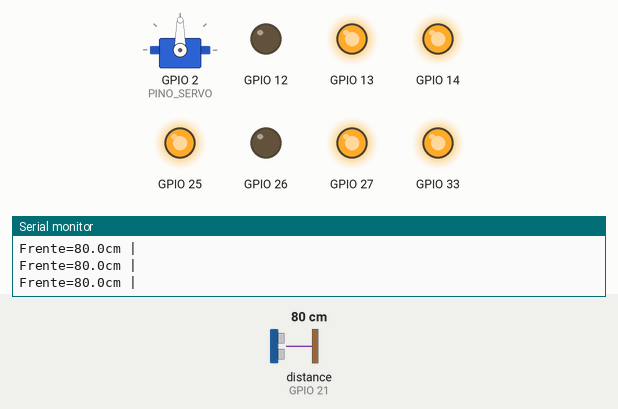
This sketch was run on a simulated ESP32. Shown: servo, output pins drawn as LEDs (lit = HIGH), the last lines printed to the serial monitor. Wiring (inferred from the names in the program): ultrasonic range finder: trigger GPIO 19; echo GPIO 21. Dashed ring = blinking. Inputs (shaded band) come from the test bench; at power-on: distance to the obstacle (sensor on GPIO 21) 80 cm. The echo pulse lasts 58.3 µs per cm; pins used as bus, display or sensor lines are not drawn.

Above: at 4.5 s.
4.6 s: distance to the obstacle (sensor on GPIO 21) set to 28 cm
7.0 s: distance to the obstacle (sensor on GPIO 21) set to 21 cm
At 9.3 s:
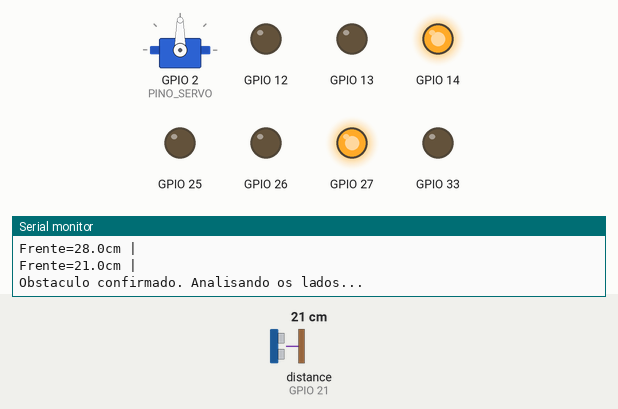
10.0 s: distance to the obstacle (sensor on GPIO 21) set to 12 cm
13.0 s: distance to the obstacle (sensor on GPIO 21) set to 9 cm
At 13.21 s:
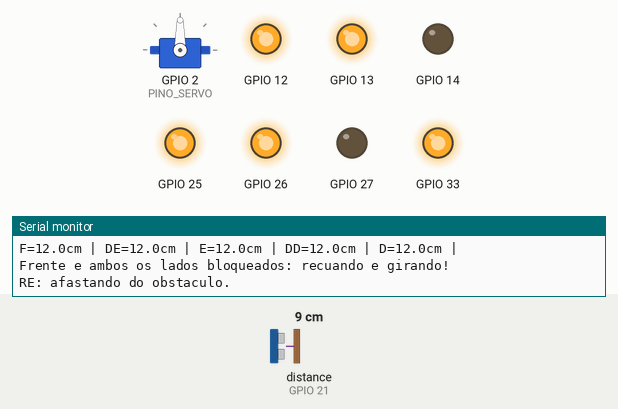
16.0 s: distance to the obstacle (sensor on GPIO 21) set to 18 cm
At 18.9 s:
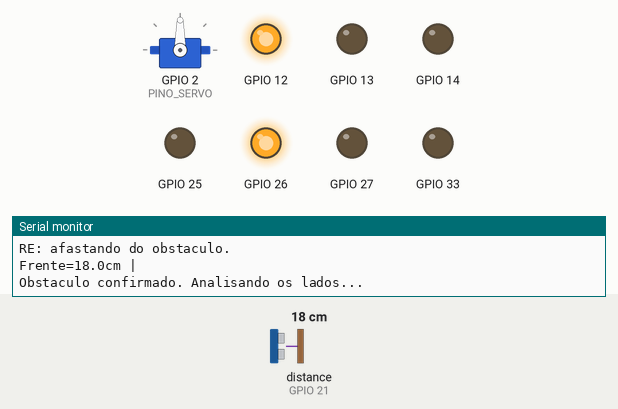
19.0 s: distance to the obstacle (sensor on GPIO 21) set to 2 cm
At 21.78 s:
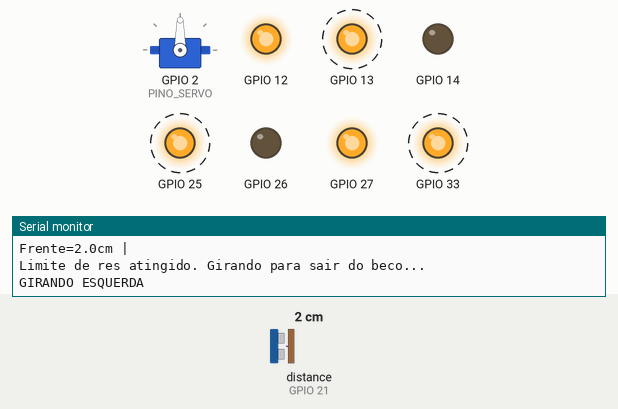
Timing chart, 0 to 23.0 s (numbered marks = the images above; inputs shaded):
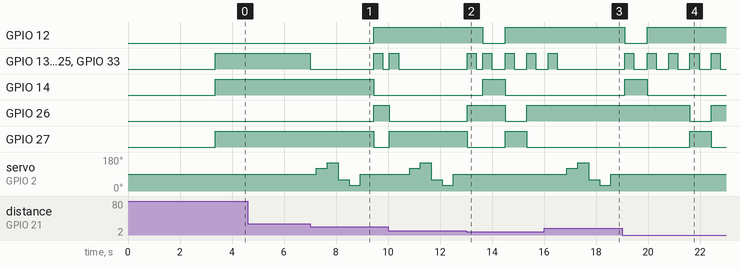

Measured:
- the behaviour switches between 25 and 24 cm on distance to the obstacle (sensor on GPIO 21) (found by bisection; images 0 and 1)
- the behaviour switches between 11 and 10 cm on distance to the obstacle (sensor on GPIO 21) (found by bisection; images 1 and 2)
- after the input at 7.0 s, GPIO 12, GPIO 26: LOW → HIGH after 2.5 s; GPIO 13, GPIO 25, GPIO 33: HIGH → LOW at once, → HIGH 2.4 s later, → LOW 0.35 s later; GPIO 14, GPIO 27: HIGH → LOW after 2.5 s; servo on GPIO 2 (PINO_SERVO): 90° → 120° after 0.24 s, → 150° 0.42 s later, → 60° 0.42 s later, → 30° 0.42 s later, … (5 changes in this stretch)
- after the input at 13.0 s, servo on GPIO 2 (PINO_SERVO): stays 90° (without the input it goes to 120° after 1.4 s)
- after the input at 16.0 s, GPIO 12: stays HIGH (without the input it goes to LOW after 0.98 s); GPIO 13: goes on until 16.5 s, then stays LOW
- after the input at 19.0 s, GPIO 26: HIGH → LOW after 2.6 s instead of 3.7 s; GPIO 27: LOW → HIGH after 2.6 s instead of 3.7 s; servo on GPIO 2 (PINO_SERVO): stops changing and stays 90°

The sketch:

megatron.ino
```cpp
#include <Arduino.h>

#include "DistanceSensor.h"
#include "MotorController.h"
#include "Navigation.h"
#include "ServoScanner.h"

MotorController motores;
DistanceSensor sensor;
ServoScanner scanner;
Navigation navegacao(motores, sensor, scanner);

void setup() {
  Serial.begin(115200);

  if (!navegacao.begin()) {
    Serial.println("ERRO: servo nao configurado.");
    while (true) {
      delay(1000);
    }
  }

  Serial.println("Robo Explorador pronto!");
  Serial.println("Iniciando em 3 segundos...");
  delay(3000);
}

void loop() {
  navegacao.update();
}
```

DistanceSensor.cpp
```cpp
#include "DistanceSensor.h"

#include <Arduino.h>

#include "Config.h"

namespace {
constexpr unsigned long TRIGGER_INTERVAL_MS = 60;
constexpr unsigned long ECHO_TIMEOUT_US = 30000UL;
constexpr int FILTER_SAMPLES = 3;
}

void DistanceSensor::begin() {
  pinMode(Config::TRIG, OUTPUT);
  pinMode(Config::ECHO, INPUT);
  digitalWrite(Config::TRIG, LOW);
}

float DistanceSensor::readOnce() {
  const unsigned long interval = millis() - lastTriggerMs;
  if (interval < TRIGGER_INTERVAL_MS) {
    delay(TRIGGER_INTERVAL_MS - interval);
  }

  lastTriggerMs = millis();

  digitalWrite(Config::TRIG, LOW);
  delayMicroseconds(2);
  digitalWrite(Config::TRIG, HIGH);
  delayMicroseconds(10);
  digitalWrite(Config::TRIG, LOW);

  const unsigned long pulse = pulseIn(Config::ECHO, HIGH, ECHO_TIMEOUT_US);
  if (pulse == 0) {
    return -1.0f;
  }

  const float distanceCm = pulse * 0.0343f / 2.0f;
  if (distanceCm < 2.0f) {
    return 0.0f;
  }
  if (distanceCm > 400.0f) {
    return -1.0f;
  }

  return distanceCm;
}

float DistanceSensor::readFiltered() {
  float values[FILTER_SAMPLES];
  int validCount = 0;
  int noEchoCount = 0;

  for (int i = 0; i < FILTER_SAMPLES; ++i) {
    const float distanceCm = readOnce();
    if (distanceCm < 0) {
      ++noEchoCount;
    } else {
      values[validCount++] = distanceCm;
    }
  }

  if (noEchoCount >= 2 || validCount == 0) {
    return -1.0f;
  }

  for (int i = 0; i < validCount - 1; ++i) {
    for (int j = i + 1; j < validCount; ++j) {
      if (values[j] < values[i]) {
        const float temporary = values[i];
        values[i] = values[j];
        values[j] = temporary;
      }
    }
  }

  return validCount == 3 ? values[1] : values[0];
}
```

DistanceSensor.h
```cpp
#pragma once

class DistanceSensor {
 public:
  void begin();
  float readOnce();
  float readFiltered();

 private:
  unsigned long lastTriggerMs = 0;
};
```

GridMap.cpp
```cpp
#include "GridMap.h"

#include <Arduino.h>

void GridMap::begin() {
  reset();
}

void GridMap::reset() {
  for (int r = 0; r < TAMANHO; ++r) {
    for (int c = 0; c < TAMANHO; ++c) {
      cells[r][c] = DESCONHECIDO;
    }
  }
  posX = ORIGEM;
  posY = ORIGEM;
  dir = 0;
  markVisited();
}

int GridMap::x() const {
  return posX;
}

int GridMap::y() const {
  return posY;
}

int GridMap::heading() const {
  return dir;
}

int GridMap::headingLeft() const {
  return (dir + 3) % 4;
}

int GridMap::headingRight() const {
  return (dir + 1) % 4;
}

void GridMap::dxdy(int direction, int& dx, int& dy) {
  switch (direction) {
    case 0:
      dx = 0;
      dy = -1;
      break;
    case 1:
      dx = 1;
      dy = 0;
      break;
    case 2:
      dx = 0;
      dy = 1;
      break;
    default:
      dx = -1;
      dy = 0;
      break;
  }
}

bool GridMap::inBounds(int gx, int gy) {
  return gx >= 0 && gx < TAMANHO && gy >= 0 && gy < TAMANHO;
}

char GridMap::headingChar(int direction) {
  switch (direction) {
    case 0:
      return 'N';
    case 1:
      return 'L';
    case 2:
      return 'S';
    default:
      return 'O';
  }
}

void GridMap::markVisited() {
  if (inBounds(posX, posY) && cells[posY][posX] == DESCONHECIDO) {
    cells[posY][posX] = LIVRE;
  }
}

void GridMap::markObstacle(int direction) {
  int dx, dy;
  dxdy(direction, dx, dy);

  const int gx = posX + dx;
  const int gy = posY + dy;

  if (inBounds(gx, gy) && cells[gy][gx] == DESCONHECIDO) {
    cells[gy][gx] = OBSTACULO;
  }
}

void GridMap::stepForward() {
  int dx, dy;
  dxdy(dir, dx, dy);

  posX += dx;
  posY += dy;

  if (!inBounds(posX, posY)) {
    posX -= dx;
    posY -= dy;
    return;
  }

  markVisited();
}

void GridMap::turnLeft() {
  dir = (dir + 3) % 4;
}

void GridMap::turnRight() {
  dir = (dir + 1) % 4;
}

int GridMap::unknownAhead(int direction) const {
  int dx, dy;
  dxdy(direction, dx, dy);

  int count = 0;
  for (int i = 1; i <= ALCANCE_AVALIACAO; ++i) {
    const int gx = posX + dx * i;
    const int gy = posY + dy * i;
    if (!inBounds(gx, gy)) {
      break;
    }
    if (cells[gy][gx] == DESCONHECIDO) {
      ++count;
    }
  }
  return count;
}

int GridMap::visitedCount() const {
  int count = 0;
  for (int r = 0; r < TAMANHO; ++r) {
    for (int c = 0; c < TAMANHO; ++c) {
      if (cells[r][c] == LIVRE) {
        ++count;
      }
    }
  }
  return count;
}

int GridMap::obstacleCount() const {
  int count = 0;
  for (int r = 0; r < TAMANHO; ++r) {
    for (int c = 0; c < TAMANHO; ++c) {
      if (cells[r][c] == OBSTACULO) {
        ++count;
      }
    }
  }
  return count;
}

int GridMap::unknownCount() const {
  int count = 0;
  for (int r = 0; r < TAMANHO; ++r) {
    for (int c = 0; c < TAMANHO; ++c) {
      if (cells[r][c] == DESCONHECIDO) {
        ++count;
      }
    }
  }
  return count;
}

void GridMap::printMap() const {
  Serial.println();
  Serial.println("=========== MAPA ===========");

  for (int r = 0; r < TAMANHO; ++r) {
    for (int c = 0; c < TAMANHO; ++c) {
      if (c == posX && r == posY) {
        Serial.print('R');
        continue;
      }

      switch (cells[r][c]) {
        case LIVRE:
          Serial.print('o');
          break;
        case OBSTACULO:
          Serial.print('#');
          break;
        default:
          Serial.print('.');
          break;
      }
    }
    Serial.println();
  }

  Serial.print("Visitadas=");
  Serial.print(visitedCount());
  Serial.print(" Obstaculos=");
  Serial.print(obstacleCount());
  Serial.print(" Desconhecidas=");
  Serial.print(unknownCount());
  Serial.print(" Posicao=(");
  Serial.print(posX - ORIGEM);
  Serial.print(",");
  Serial.print(ORIGEM - posY);
  Serial.print(") Direcao=");
  Serial.println(headingChar(dir));

  Serial.println("============================");
  Serial.println();
}
```

GridMap.h
```cpp
#pragma once

#include <Arduino.h>

class GridMap {
 public:
  enum Cell : uint8_t { DESCONHECIDO = 0, LIVRE = 1, OBSTACULO = 2 };

  static const int TAMANHO = 21;
  static const int ORIGEM = TAMANHO / 2;
  static const int ALCANCE_AVALIACAO = 3;

  void begin();
  void reset();

  int x() const;
  int y() const;
  int heading() const;
  int headingLeft() const;
  int headingRight() const;

  void stepForward();
  void turnLeft();
  void turnRight();

  void markVisited();
  void markObstacle(int direction);
  int unknownAhead(int direction) const;

  int visitedCount() const;
  int obstacleCount() const;
  int unknownCount() const;
  void printMap() const;

 private:
  int posX = ORIGEM;
  int posY = ORIGEM;
  int dir = 0;

  Cell cells[TAMANHO][TAMANHO];

  static void dxdy(int direction, int& dx, int& dy);
  static bool inBounds(int gx, int gy);
  static char headingChar(int direction);
};
```

MotorController.cpp
```cpp
#include "MotorController.h"

#include <Arduino.h>

#include "Config.h"

void MotorController::begin() {
  pinMode(Config::STBY, OUTPUT);
  pinMode(Config::AIN1, OUTPUT);
  pinMode(Config::AIN2, OUTPUT);
  pinMode(Config::PWMA, OUTPUT);
  pinMode(Config::BIN1, OUTPUT);
  pinMode(Config::BIN2, OUTPUT);
  pinMode(Config::PWMB, OUTPUT);
  stop();
}

void MotorController::stop() {
  digitalWrite(Config::STBY, LOW);
  digitalWrite(Config::PWMA, LOW);
  digitalWrite(Config::PWMB, LOW);
}

void MotorController::move(int motorA, int motorB) {
  digitalWrite(Config::STBY, LOW);

  if (Config::INVERTER_A) {
    motorA = -motorA;
  }
  if (Config::INVERTER_B) {
    motorB = -motorB;
  }

  digitalWrite(Config::AIN1, motorA > 0 ? HIGH : LOW);
  digitalWrite(Config::AIN2, motorA < 0 ? HIGH : LOW);
  digitalWrite(Config::BIN1, motorB > 0 ? HIGH : LOW);
  digitalWrite(Config::BIN2, motorB < 0 ? HIGH : LOW);
  digitalWrite(Config::PWMA, motorA != 0 ? HIGH : LOW);
  digitalWrite(Config::PWMB, motorB != 0 ? HIGH : LOW);
  digitalWrite(Config::STBY, HIGH);
}
```

MotorController.h
```cpp
#pragma once

class MotorController {
 public:
  void begin();
  void stop();
  void move(int motorA, int motorB);
};
```

Navigation.cpp
```cpp
#include "Navigation.h"

#include <Arduino.h>

#include "Config.h"
#include "DistanceSensor.h"
#include "MotorController.h"
#include "ServoScanner.h"

Navigation::Navigation(
    MotorController& motorController,
    DistanceSensor& distanceSensor,
    ServoScanner& servoScanner)
    : motors(motorController), sensor(distanceSensor), scanner(servoScanner) {}

bool Navigation::begin() {
  motors.begin();
  sensor.begin();

  if (!scanner.begin()) {
    return false;
  }

  scanner.position(Config::FRENTE);

  map.begin();
  map.printMap();
  return true;
}

bool Navigation::isFree(float distanceCm) const {
  if (distanceCm < 0) {
    return Config::SEM_ECO_LIVRE;
  }
  return distanceCm > Config::LIMITE_CM;
}

bool Navigation::isBlocked(float distanceCm) const {
  return distanceCm >= 0 && distanceCm <= Config::LIMITE_CM;
}

void Navigation::stop() {
  motors.stop();
  advancing = false;
}

void Navigation::printDistance(const char* label, float distanceCm) {
  Serial.print(label);
  if (distanceCm >= 0) {
    Serial.print(distanceCm, 1);
    Serial.print("cm");
  } else {
    Serial.print("LIVRE (SEM ECO)");
  }
  Serial.print(" | ");
}

bool Navigation::reverse() {
  stop();

  if (reverseAttempts >= Config::MAX_RES_SEGUIDAS) {
    Serial.println("Limite de res atingido. Girando para sair do beco...");
    turn(preferLeft);
    reverseAttempts = 0;
    return true;
  }

  ++reverseAttempts;
  Serial.println("RE: afastando do obstaculo.");
  delay(100);

  motors.move(-1, -1);
  delay(Config::TEMPO_RE_MS);

  stop();
  delay(150);
  return false;
}

void Navigation::turn(bool left) {
  stop();
  Serial.println(left ? "GIRANDO ESQUERDA" : "GIRANDO DIREITA");
  delay(100);

  const int leftMotor = left ? -1 : 1;
  const int rightMotor = -leftMotor;

  if (Config::MOTOR_A_NA_ESQUERDA) {
    motors.move(leftMotor, rightMotor);
  } else {
    motors.move(rightMotor, leftMotor);
  }

  delay(Config::TEMPO_GIRO_MS);
  stop();
  delay(150);

  if (left) {
    map.turnLeft();
  } else {
    map.turnRight();
  }

  preferLeft = !left;
}

void Navigation::analyzeObstacle() {
  stop();
  delay(100);

  float front = sensor.readFiltered();
  if (isFree(front)) {
    Serial.println("Frente liberada.");
    return;
  }

  map.markObstacle(map.heading());

  if (front >= 0 && front <= Config::MUITO_PERTO_CM) {
    reverse();
    return;
  }

  Serial.println("Obstaculo confirmado. Analisando os lados...");

  const float diagonalLeft = scanner.look(Config::DIAGONAL_E, sensor);
  const float left = scanner.look(Config::ESQUERDA, sensor);
  const float diagonalRight = scanner.look(Config::DIAGONAL_D, sensor);
  const float right = scanner.look(Config::DIREITA, sensor);

  scanner.position(Config::FRENTE);
  front = sensor.readFiltered();

  printDistance("F=", front);
  printDistance("DE=", diagonalLeft);
  printDistance("E=", left);
  printDistance("DD=", diagonalRight);
  printDistance("D=", right);
  Serial.println();

  if (isBlocked(left)) {
    map.markObstacle(map.headingLeft());
  }
  if (isBlocked(right)) {
    map.markObstacle(map.headingRight());
  }

  if (isFree(front)) {
    Serial.println("Caminho frontal liberou durante a analise.");
    return;
  }

  if (front >= 0 && front <= Config::MUITO_PERTO_CM) {
    reverse();
    return;
  }

  const bool leftFree = isFree(diagonalLeft) && isFree(left);
  const bool rightFree = isFree(diagonalRight) && isFree(right);

  if (leftFree || rightFree) {
    bool chooseLeft = leftFree;

    if (leftFree && rightFree) {
      const int scoreLeft = map.unknownAhead(map.headingLeft());
      const int scoreRight = map.unknownAhead(map.headingRight());

      if (scoreLeft != scoreRight) {
        chooseLeft = scoreLeft > scoreRight;
      } else {
        const float measuredDiagonalLeft =
            diagonalLeft < 0 ? 999.0f : diagonalLeft;
        const float measuredLeft = left < 0 ? 999.0f : left;
        const float measuredDiagonalRight =
            diagonalRight < 0 ? 999.0f : diagonalRight;
        const float measuredRight = right < 0 ? 999.0f : right;

        const float spaceLeft =
            measuredDiagonalLeft < measuredLeft
                ? measuredDiagonalLeft
                : measuredLeft;
        const float spaceRight =
            measuredDiagonalRight < measuredRight
                ? measuredDiagonalRight
                : measuredRight;
        const float difference = spaceLeft - spaceRight;

        if (difference > -5 && difference < 5) {
          chooseLeft = preferLeft;
        } else {
          chooseLeft = spaceLeft > spaceRight;
        }
      }
    }

    Serial.print("Escolhendo ");
    Serial.println(chooseLeft ? "ESQUERDA" : "DIREITA");
    turn(chooseLeft);
    map.printMap();
  } else {
    Serial.println("Frente e ambos os lados bloqueados: recuando e girando!");
    const bool alreadyTurned = reverse();
    if (!alreadyTurned) {
      turn(preferLeft);
    }
    map.printMap();
  }
}

void Navigation::update() {
  const float front = sensor.readOnce();
  printDistance("Frente=", front);
  Serial.println();

  if (isBlocked(front)) {
    stop();
    analyzeObstacle();
    return;
  }

  if (!advancing) {
    Serial.println("ANDANDO PARA FRENTE");
    advanceStartedAt = millis();
    lastCellStepAt = millis();
    advancing = true;
    motors.move(1, 1);
  }

  if (millis() - lastCellStepAt >= Config::TEMPO_POR_CELULA_MS) {
    lastCellStepAt = millis();
    map.stepForward();
    ++cellsSincePrint;

    if (cellsSincePrint >= Config::IMPRIMIR_MAPA_A_CADA_N_CELULAS) {
      cellsSincePrint = 0;
      map.printMap();
    }
  }

  if (millis() - advanceStartedAt >= 500) {
    reverseAttempts = 0;
  }
}
```

Navigation.h
```cpp
#pragma once

#include "GridMap.h"

class DistanceSensor;
class MotorController;
class ServoScanner;

class Navigation {
 public:
  Navigation(
      MotorController& motors,
      DistanceSensor& sensor,
      ServoScanner& scanner);

  bool begin();
  void update();

 private:
  MotorController& motors;
  DistanceSensor& sensor;
  ServoScanner& scanner;
  GridMap map;

  int reverseAttempts = 0;
  bool advancing = false;
  unsigned long advanceStartedAt = 0;
  unsigned long lastCellStepAt = 0;
  int cellsSincePrint = 0;
  bool preferLeft = true;

  bool isFree(float distanceCm) const;
  bool isBlocked(float distanceCm) const;
  void stop();
  bool reverse();
  void turn(bool left);
  void analyzeObstacle();
  void printDistance(const char* label, float distanceCm);
};
```

ServoScanner.cpp
```cpp
#include "ServoScanner.h"

#include <Arduino.h>

#include "Config.h"
#include "DistanceSensor.h"

bool ServoScanner::begin() {
  head.setPeriodHertz(50);
  head.attach(Config::PINO_SERVO, 1000, 2000);
  return head.attached();
}

void ServoScanner::position(int angle) {
  const int command = Config::INVERTER_OLHAR ? 180 - angle : angle;
  head.write(command);
  delay(Config::TEMPO_SERVO_MS);
}

float ServoScanner::look(int angle, DistanceSensor& sensor) {
  position(angle);
  return sensor.readFiltered();
}
```

ServoScanner.h
```cpp
#pragma once

#include <ESP32Servo.h>

class DistanceSensor;

class ServoScanner {
 public:
  bool begin();
  void position(int angle);
  float look(int angle, DistanceSensor& sensor);

 private:
  Servo head;
};
```

Config.h
```cpp
#pragma once

#include <Arduino.h>

namespace Config {

constexpr uint8_t AIN1 = 14;
constexpr uint8_t AIN2 = 12;
constexpr uint8_t PWMA = 13;

constexpr uint8_t BIN1 = 27;
constexpr uint8_t BIN2 = 26;
constexpr uint8_t PWMB = 25;
constexpr uint8_t STBY = 33;

constexpr uint8_t TRIG = 19;
constexpr uint8_t ECHO = 21;
constexpr uint8_t PINO_SERVO = 2;

constexpr bool INVERTER_A = false;
constexpr bool INVERTER_B = false;
constexpr bool MOTOR_A_NA_ESQUERDA = true;
constexpr bool INVERTER_OLHAR = false;

constexpr int FRENTE = 90;
constexpr int DIAGONAL_E = 120;
constexpr int ESQUERDA = 150;
constexpr int DIAGONAL_D = 60;
constexpr int DIREITA = 30;

constexpr float LIMITE_CM = 25.0f;
constexpr float MUITO_PERTO_CM = 10.0f;

constexpr unsigned long TEMPO_SERVO_MS = 300;
constexpr unsigned long TEMPO_RE_MS = 350;
constexpr unsigned long TEMPO_GIRO_MS = 350;

constexpr int MAX_RES_SEGUIDAS = 2;

constexpr bool SEM_ECO_LIVRE = true;
constexpr unsigned long TEMPO_POR_CELULA_MS = 500;
constexpr int IMPRIMIR_MAPA_A_CADA_N_CELULAS = 4;

}  // namespace Config
```
